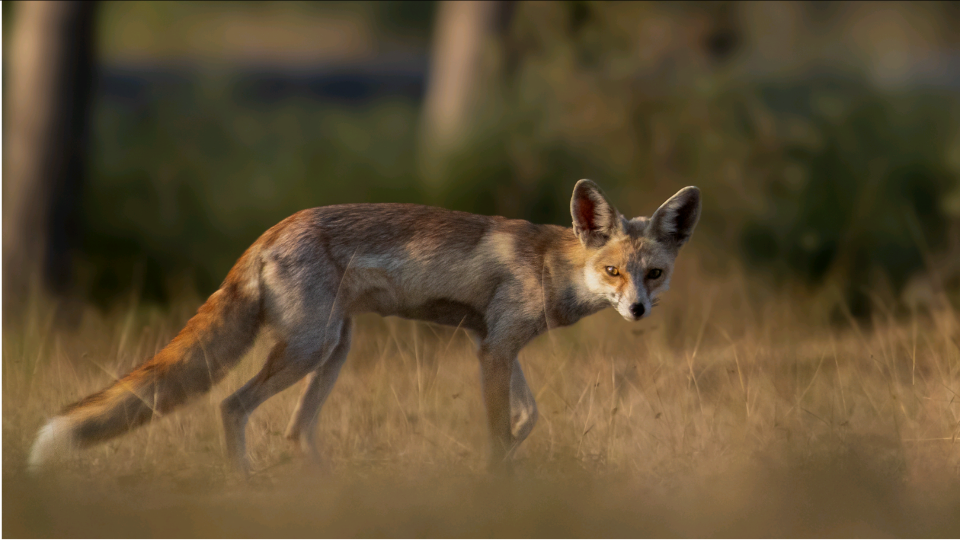
#> input picture content-archive/video/desert_fox/img/f1.png, 1920 x 1080 px, given in place of a9b048a2-image.jpg, which was not available (shown at 1/2 size)
$ python runall.py
#> lines starting #> are read from the running program, lines starting #| are printed output that depends on the picture; after the words box and inside, x2 and y2 are one past the last pixel; in counts of white or black regions, pixels touching at a corner belong together; pictures that were not available may be replaced by others from this repository, and a replacement may not be noted
### content-archive/code/carousels/ref.py
import numpy as np, cv2, sys
from PIL import Image, ImageDraw, ImageFont, ImageFilter
U="/root/.claude/uploads/530e917f-6900-5386-87f2-01588fc50eb7/"
FL=["420b43f0","fbef6e8d","2b628c77","7934ba9e","d9b4f677","a3ed0078","a9b048a2","95e895d5","a8dfbe30","cba82924","4402c392"]
FD="fonts/"; OUT="ref/"
W,H=1080,1440
CREAM=(244,238,226); GOLD=(226,184,104); GREY=(190,186,176); BG=(10,12,10)
anton=lambda s:ImageFont.truetype(FD+"Anton-Regular.ttf",int(s))
bc=lambda s:ImageFont.truetype(FD+"BarlowCondensed-Medium.ttf",int(s))
bcs=lambda s:ImageFont.truetype(FD+"BarlowCondensed-SemiBold.ttf",int(s))
bar=lambda s:ImageFont.truetype(FD+"Barlow-Regular.ttf",int(s))
barm=lambda s:ImageFont.truetype(FD+"Barlow-Medium.ttf",int(s))
def corm(s):
    f=ImageFont.truetype(FD+"CormorantGaramond-Italic[wght].ttf",int(s))
    try: f.set_variation_by_axes([500])
    except Exception: pass
    return f

def load_subject(i,xr=None):
#> called with i = 6
    src=Image.open(U+FL[i]+"-image.jpg").convert("RGB")
#> src is the input picture: PIL image 1920x1080 RGB; mean R, G, B 94.3, 77.8, 50.2
    a=np.array(Image.open(f"cut/{i}.png").split()[-1])
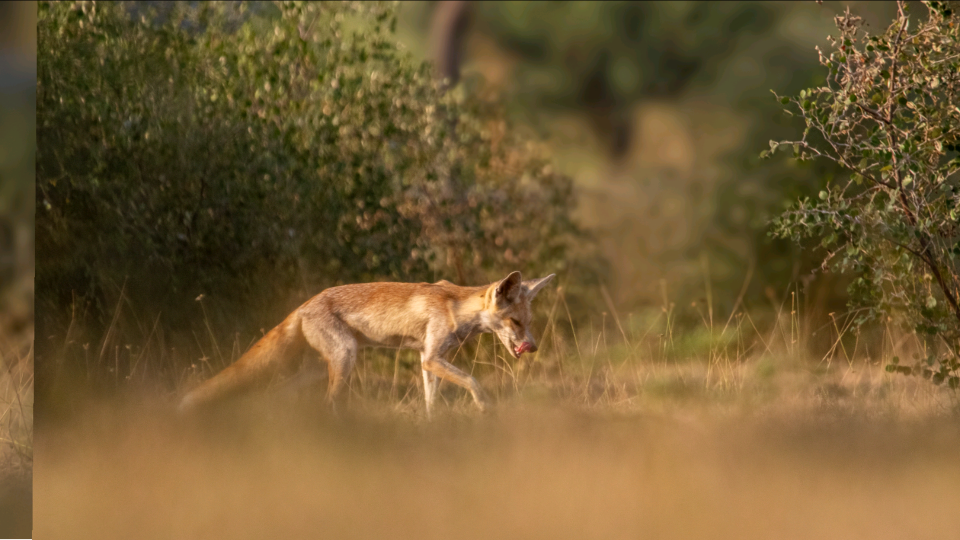
#> input picture content-archive/video/desert_fox/img/f2.png, 1920 x 1080 px, given in place of 6.png, which was not available (shown at 1/2 size)
    b=(a>127).astype(np.uint8)
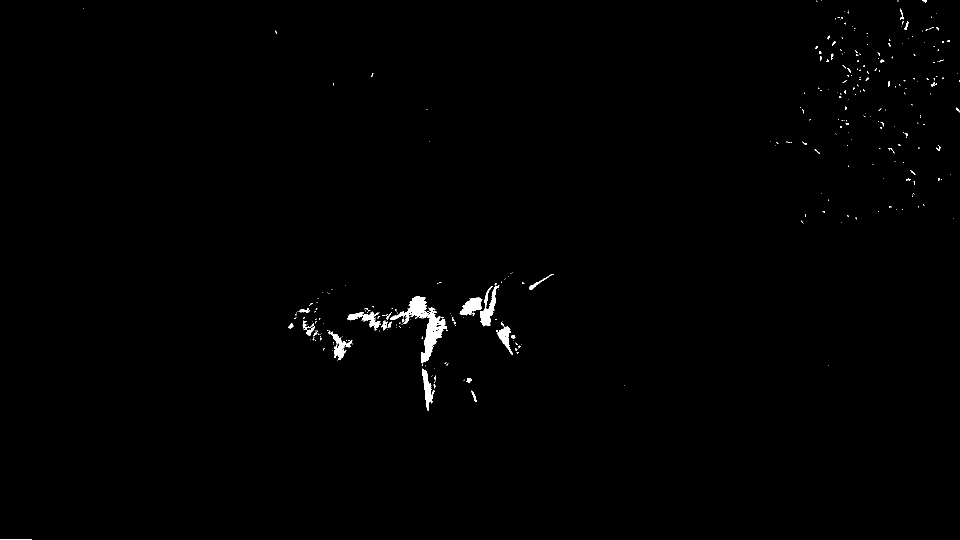
#> b: shape (1080, 1920) (shown at 1/2 size); values 0 (black) and 1 (white), 0.59% white; 339 white regions (292 under 20 px), largest, box (x1, y1, x2, y2) and area: (842, 626, 894, 727) 2149, (780, 592, 858, 648) 1559, (960, 570, 999, 653) 1187
    if xr:
        b[:, :int(xr[0]*b.shape[1])]=0; b[:, int(xr[1]*b.shape[1]):]=0
    # keep only components above 1% of the largest
    n,lab,st,_=cv2.connectedComponentsWithStats(b,8)
#> lab: shape (1080, 1920) int32; 340 distinct labels, from 0 to 339
#> n = 340; st = 340 rows, first 6: [0, 0, 1920, 1080, 2061315], [1633, 1, 2, 2, 3], [1643, 1, 1, 1, 1], [1795, 1, 2, 2, 4], [1844, 1, 10, 4, 23], [167, 16, 1, 1, 1]
    if n>1:
        big=st[1:,4].max(); keep=[k+1 for k in range(n-1) if st[k+1,4]>=0.01*big]
#> after `big = st[1:, 4].max()`: big = 2149
#> after `keep = [k + 1 for k in range(n - 1) if st[k + 1, 4] >= 0.01 * big]`: keep = 42 values from 4 to 339
        b=np.isin(lab,keep).astype(np.uint8)
    ys,xs=np.where(b>0); bw,bh=xs.max()-xs.min(),ys.max()-ys.min()
#> after `ys, xs = np.where(b > 0)`: ys = 10803 values from 1 to 1079; xs = 10803 values, max 1919 at index 382, min 0 at index 10675, mean 892.4
#> after `bw, bh = (xs.max() - xs.min(), ys.max() - ys.min())`: bw = 1919; bh = 1078
    k=max(3,int(0.035*max(bw,bh))|1)
#> k = 67
    b=cv2.morphologyEx(b,cv2.MORPH_CLOSE,cv2.getStructuringElement(cv2.MORPH_ELLIPSE,(k,k)))
#> b: shape (1080, 1920); values 0 (black) and 1 (white), 1.1% white; 16 white regions, largest, box (x1, y1, x2, y2) and area: (576, 570, 1031, 822) 20315, (1800, 0, 1854, 60) 1149, (1640, 83, 1671, 122) 460
    # fill holes
    ff=b.copy(); h_,w_=ff.shape; m=np.zeros((h_+2,w_+2),np.uint8); cv2.floodFill(ff,m,(0,0),2)
#> after `h_, w_ = ff.shape`: h_ = 1080; w_ = 1920
#> after `cv2.floodFill(ff, m, (0, 0), 2)`:
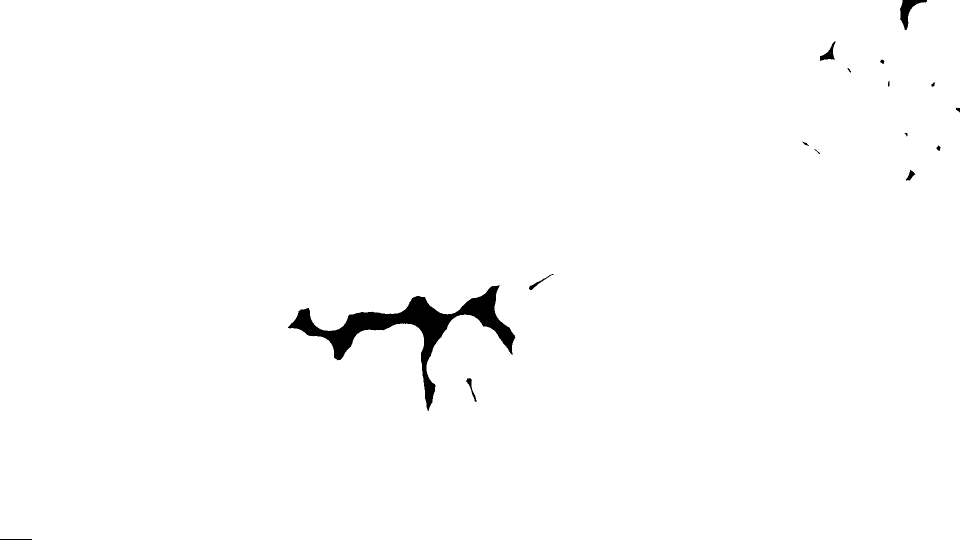
#> ff: shape (1080, 1920) (shown at 1/2 size); values 1 (black) and 2 (white), 98.9% white; 16 black regions, largest, box (x1, y1, x2, y2) and area: (576, 570, 1031, 822) 20315, (1800, 0, 1854, 60) 1149, (1640, 83, 1671, 122) 460
    b=np.where(ff==2,0,1).astype(np.uint8)
    alpha=cv2.GaussianBlur(b.astype(np.float32)*255,(0,0),1.6)
    return src,alpha,(xs.min(),ys.min(),xs.max(),ys.max())

def gold_tex(seed=1):
    rng=np.random.default_rng(seed)
    yy=np.linspace(0,1,H)[:,None]; xx=np.linspace(0,1,W)[None,:]
    top=np.array([252,232,170],np.float32); bot=np.array([206,160,84],np.float32)
    base=top[None,None,:]*(1-yy[:,:,None])+bot[None,None,:]*yy[:,:,None]
    base=base*(0.96+0.08*xx[:,:,None])
    def nz(s):
        n=rng.normal(0,1,(H,W)).astype(np.float32); return cv2.GaussianBlur(n,(0,0),s)
    n1=nz(40); n1/=np.abs(n1).max()
    n2=nz(10); n2/=np.abs(n2).max()
    ridge=np.abs(nz(5)-nz(12)); ridge/=ridge.max()
    fine=rng.normal(0,1,(H,W)).astype(np.float32)
    tex=base*(1+0.12*n1[:,:,None]+0.07*n2[:,:,None])+(ridge[:,:,None]**2)*34-8+fine[:,:,None]*5
    return np.clip(tex,0,255)
TEX=gold_tex()

# [7 lines left out: function wrap_text, not called in this run]

def title_block(lines,cap):
    probe=ImageDraw.Draw(Image.new("L",(10,10)))
    f100=anton(100); wmax=max(probe.textlength(l,font=f100) for l in lines)
    size=min(920/wmax*100,cap)
    f=anton(size); asc,desc=f.getmetrics()
    capH=f.getbbox("H")[3]-f.getbbox("H")[1]
    lh=capH*1.12
    return f,size,capH,lh,len(lines)*lh-(lh-capH)

def build(idx,lead,lines,sub,facts,counter,fname,cap=None,subject_xshift=0,bird_bottom=1130,force_title_top=None,sub_side=None,bg_fill=None,xr=None,bh_t=520,footer_text=None):
    src,alpha,(bx0,by0,bx1,by1)=load_subject(idx,xr)
#> bx0 = 0; by0 = 1; bx1 = 1919; by1 = 1079
    Ws,Hs=src.size; bw,bh=bx1-bx0,by1-by0; bcx=(bx0+bx1)/2
#> after `Ws, Hs = src.size`: Ws = 1920; Hs = 1080
#> after `bw, bh = (bx1 - bx0, by1 - by0)`: bw = 1919; bh = 1078
#> after `bcx = (bx0 + bx1) / 2`: bcx = 959.5
    cap=cap or (380 if len(lines)==1 else 300 if len(lines)==2 else 250)
    f,size,capH,lh,tblock=title_block(lines,cap)
    s=min(980/bw,bh_t/bh,2.3)
#> s = 0.482
    s=max(s,1080/Ws) if Ws*s<1080 else s
#> s = 0.562
    bhs=bh*s
#> bhs = 606.4
    if bhs>=400:
        btop=bird_bottom-bhs
#> btop = 523.6
        ttop=btop+0.5*capH-tblock
#> ttop = 208.5
        if ttop<200: ttop=200; btop=max(btop,ttop+tblock-0.5*capH)
    else:
        ttop=force_title_top or 300
        btop=min(ttop+tblock-0.5*capH,bird_bottom-bhs)
    # place source
    ox=540+subject_xshift-s*bcx; oy=btop-s*by0
#> after `ox = 540 + subject_xshift - s * bcx`: ox = 0.281
#> after `oy = btop - s * by0`: oy = 523.1
    ox=min(0,max(1080-s*Ws,ox)) if s*Ws>=1080 else (1080-s*Ws)/2
#> ox = 0
    sw,sh=int(Ws*s),int(Hs*s)
#> sw = 1080; sh = 607
    ph=src.resize((sw,sh),Image.LANCZOS); al=Image.fromarray(alpha.astype(np.uint8)).resize((sw,sh),Image.LANCZOS)
    ix,iy=int(ox),int(oy)
#> ix = 0; iy = 523
    pl,pt,pr,pb=max(0,ix),max(0,iy),max(0,W-ix-sw),max(0,H-iy-sh)
#> pl = 0; pt = 523; pr = 0; pb = 310
    pa=np.array(ph)
    if pl or pt or pr or pb:
        padded=cv2.copyMakeBorder(pa,min(pt,sh-1),min(pb,sh-1),min(pl,sw-1),min(pr,sw-1),cv2.BORDER_REFLECT_101)
        if padded.shape[0]<sh+pt+pb or padded.shape[1]<sw+pl+pr:
            padded=cv2.copyMakeBorder(padded,0,max(0,sh+pt+pb-padded.shape[0]),0,max(0,sw+pl+pr-padded.shape[1]),cv2.BORDER_REPLICATE)
        blurred=cv2.GaussianBlur(padded,(0,0),30)
        mk=np.zeros(padded.shape[:2],np.float32); mk[pt:pt+sh,pl:pl+sw]=1
        mk=cv2.GaussianBlur(mk,(0,0),25)[:,:,None]
        pad_all=(padded*mk+blurred*(1-mk)).astype(np.uint8)
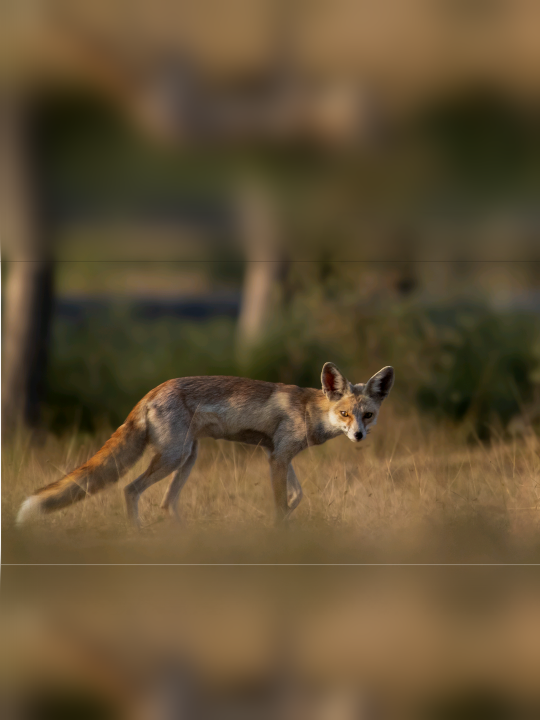
#> pad_all: shape (1440, 1080, 3) (shown at 1/2 size); mean R, G, B 97.6, 79.6, 51.3
    else: pad_all=pa
    ox0=ix-pl; oy0=iy-pt
#> after `ox0 = ix - pl`: ox0 = 0
#> after `oy0 = iy - pt`: oy0 = 0
    cx0=-ox0; cy0=-oy0
#> after `cx0 = -ox0`: cx0 = 0
#> after `cy0 = -oy0`: cy0 = 0
    canvas=Image.fromarray(pad_all[cy0:cy0+H,cx0:cx0+W])
    arr=np.array(canvas).astype(np.float32)
    arr*=0.80
    # vignette + bottom gradient
    yy,xx=np.mgrid[0:H,0:W]; d=np.sqrt(((xx-W/2)/(W/2))**2+((yy-H/2)/(H/2))**2)
    arr*= (1-0.30*np.clip(d-0.5,0,1)**1.4)[:,:,None]
    g=np.clip((yy-1020)/420,0,1)*0.82; arr=arr*(1-g[:,:,None])+np.array(BG,np.float32)*g[:,:,None]
    gt=np.clip((240-yy)/240,0,1)*0.55; arr=arr*(1-gt[:,:,None])+np.array(BG,np.float32)*gt[:,:,None]
    # title (gold) behind subject
    tm=Image.new("L",(W,H),0); td=ImageDraw.Draw(tm)
#> after `tm = Image.new('L', (W, H), 0)`: tm: PIL image 1080x1440 L; every value is 0
    ys=ttop
#> ys = 208.5
    for ln in lines:
        td.text((64,ys),ln,font=f,fill=255,anchor="la")
        # Anton top bearing: adjust so cap top == ys
        ys+=lh
#> this loop made 3 passes
#> ys on passes 1 to 3: 337.3, 466.1, 594.9
#> after the loop, ys = 594.9
    # shift: compensate font bearing
    bb=f.getbbox("H"); off=bb[1]
    tm=Image.new("L",(W,H),0); td=ImageDraw.Draw(tm); ys=ttop-off
#> after `ys = ttop - off`: ys = 176.5
    for ln in lines: td.text((64,ys),ln,font=f,fill=255,anchor="la"); ys+=lh
#> this loop made 3 passes
#> ys on passes 1 to 3: 305.3, 434.1, 562.9
#> after the loop, ys = 562.9
    tmn=np.array(tm).astype(np.float32)/255
    sh_=cv2.GaussianBlur(tmn,(0,0),14)*0.55
    arr=arr*(1-sh_[:,:,None])
    arr=arr*(1-tmn[:,:,None])+TEX*tmn[:,:,None]
    canvas=Image.fromarray(np.clip(arr,0,255).astype(np.uint8))
    # subject on top
    sub_rgb=ph; full_al=Image.new("L",(W,H),0); full_al.paste(al,(int(ox),int(oy)))
    sub_layer=Image.new("RGB",(W,H),(0,0,0)); sub_layer.paste(sub_rgb,(int(ox),int(oy)))
#> after `sub_layer = Image.new('RGB', (W, H), (0, 0, 0))`: sub_layer: PIL image 1080x1440 RGB; every value is 0
#> after `sub_layer.paste(sub_rgb, (int(ox), int(oy)))`:
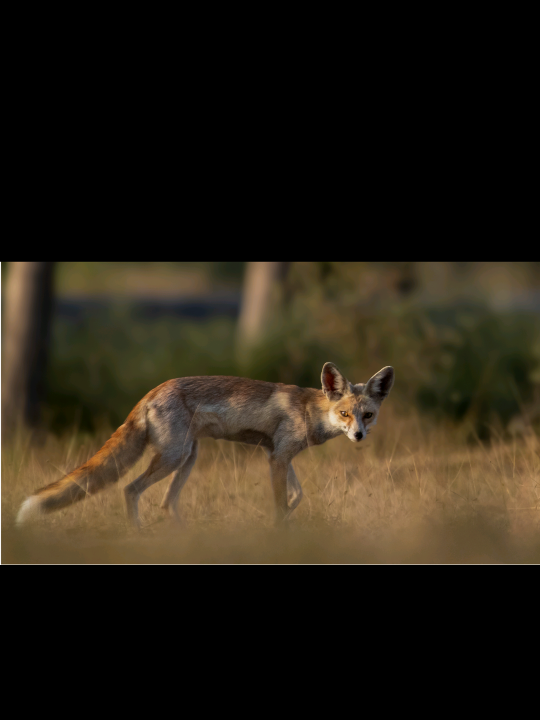
#> sub_layer: PIL image 1080x1440 RGB (shown at 1/2 size); mean R, G, B 39.8, 32.8, 21.2
    canvas=Image.composite(sub_layer,canvas,full_al)
    amask=np.array(full_al).astype(np.float32)/255
    d=ImageDraw.Draw(canvas)
    # lead italic
    d.text((66,ttop-106),lead,font=corm(78),fill=(236,230,214),anchor="la")
    # header
    d.text((64,52),"THE NATURAL ANGLE",font=bcs(26),fill=(220,214,200))
    cnt=counter; tw=d.textlength(cnt,font=bcs(26))+44
#> after `tw = d.textlength(cnt, font=bcs(26)) + 44`: tw = 102.4
    d.rounded_rectangle([W-64-tw,38,W-64,86],radius=24,fill=(20,20,18))
    d.text((W-64-tw+22,48),cnt,font=bcs(26),fill=CREAM)
    # subtitle
    tb=ttop+tblock
#> tb = 581.1
    sf=bc(64); sublines=sub.split("|")
    sw_=max(d.textlength(l,font=sf) for l in sublines); sh2=len(sublines)*62
#> after `sw_ = max((d.textlength(l, font=sf) for l in sublines))`: sw_ = 631.9
    cands=[(64,tb+30),(W-64-sw_,tb+30),(W-64-sw_,ttop-sh2-6)]
#> cands = [(64, 611.1), (384.1, 611.1), (384.1, 78.52)]
    best=None
    for (cx_,cy_) in cands:
        x0_,y0_,x1_,y1_=int(cx_),int(cy_),int(cx_+sw_),int(cy_+sh2)
        reg=amask[max(0,y0_):min(H,y1_),max(0,x0_):min(W,x1_)]
        ov=reg.mean() if reg.size else 1
        if best is None or ov<best[0]: best=(ov,cx_,cy_)
#> this loop made 3 passes
#> (cx_, cy_, x0_, y0_, x1_, y1_, ov, best) on pass 1: (64, 611.1, 64, 611, 695, 735, 0, (0, 64, 611.1))
#> (cx_, cy_, x0_, y0_, x1_, y1_, ov) on passes 2 to 3: (384.1, 611.1, 384, 611, 1016, 735, 0.000369), (384.1, 78.52, 384, 78, 1016, 202, 0)
#> pass 2, in build, `reg=amask[max(0,y0_):min(H,y1_),max(0,x0_):min(W,x1_)]`:
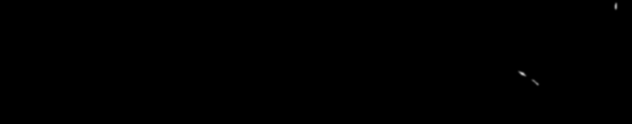
#> reg: shape (124, 632) float32; min 0, max 0.753, mean 0.000369
    ov,sx,sy=best
#> sx = 64; sy = 611.1
    if sub_side=="left": sx,sy=64,tb+30
    if sub_side=="right": sx,sy=W-64-sw_,tb+30
    for k,l in enumerate(sublines):
        d.text((sx if sx==64 else W-64-d.textlength(l,font=sf),sy+k*62),l,font=sf,fill=(205,200,190))
    if footer_text: d.text((64,1262),footer_text,font=corm(52),fill=GOLD)
    # facts
    n=max(1,len(facts)); gap=36; colw=(W-128-gap*(n-1))/n
    fy=1196
    for k,(lab,txt) in enumerate(facts if facts else []):
        x=64+k*(colw+gap)
        d.line([(x,fy),(x,fy+128)],fill=(150,146,134),width=2)
        d.text((x+22,fy-2),lab,font=bcs(22),fill=GOLD)
        ls=wrap_text(d,txt,bar(26),colw-30)
        for j,l in enumerate(ls[:4]): d.text((x+22,fy+30+j*32),l,font=bar(26),fill=CREAM)
    # grain
    arr=np.array(canvas).astype(np.float32)+np.random.default_rng(7).normal(0,5.5,(H,W,1))
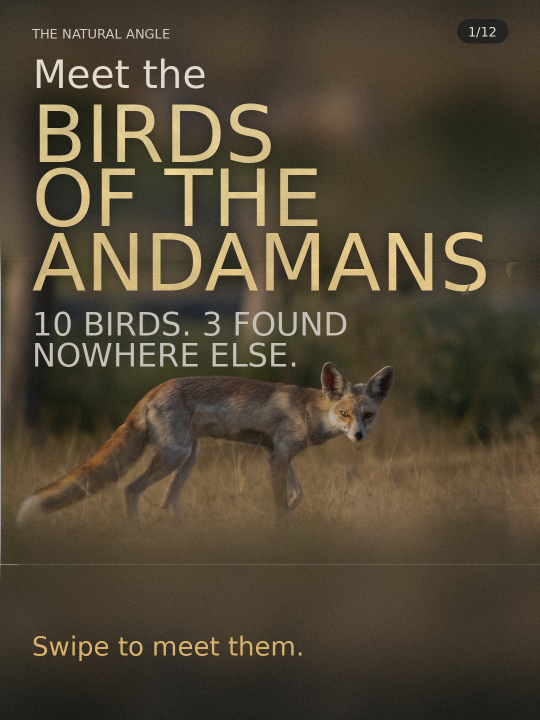
#> arr: shape (1440, 1080, 3) float64 (shown at 1/2 size); mean R, G, B 70.9, 59.8, 40; drawn with min black and max white
    Image.fromarray(np.clip(arr,0,255).astype(np.uint8)).save(OUT+fname,quality=95)
    return ov

# [6 lines that do not run on import are left out]

### content-archive/code/carousels/runall.py

from ref import *
N=12
S=[
 (6,"Meet the",["BIRDS","OF THE","ANDAMANS"],"10 BIRDS. 3 FOUND|NOWHERE ELSE.",[],"1/12","slide1.jpg",dict(footer_text="Swipe to meet them.")),
 (10,"Andaman",["SERPENT","EAGLE"],"ENDEMIC TO|THE ANDAMANS",[("HABITAT","Wet evergreen forest in the interior of the larger islands."),("LOOK FOR","Yellow face, dark body with white spots."),("STATUS","Listed Vulnerable and declining.")],"2/12","slide2.jpg",{}),
 (6,"Andaman",["BULBUL"],"ENDEMIC TO|THE ANDAMANS",[("HABITAT","Evergreen forest, forest edge and thick secondary growth."),("LOOK FOR","Olive-yellow body, dark head and a blue eye ring."),("STATUS","Locally common. Eats small fruit.")],"3/12","slide3.jpg",{}),
 (1,"Andaman",["TEAL"],"ENDEMIC TO|THE ANDAMANS",[("HABITAT","Ponds, tidal creeks, mangroves and brackish swamps."),("LOOK FOR","A small brown duck with a white eye ring."),("STATUS","Near Threatened. Wetlands are being reclaimed.")],"4/12","slide4.jpg",dict(xr=(0.62,1.0),bh_t=330)),
 (7,"Long-tailed",["PARAKEET"],"RED CHEEKS.|LONG TAIL.",[("HABITAT","Forests, swamps, mangroves and partly cleared areas."),("LOOK FOR","Red cheek patch and a black stripe along the neck.")],"5/12","slide5.jpg",{}),
 (8,"Oriental",["DOLLARBIRD"],"RED BILL.|BLUE THROAT.",[("HABITAT","Woodland edges, clearings and open country with large trees."),("LOOK FOR","Red bill and blue throat. Perches openly on high branches.")],"6/12","slide6.jpg",dict(bh_t=420)),
 (9,"Collared",["KINGFISHER"],"BLUE BACK.|WHITE COLLAR.",[("HABITAT","Coastal mangroves, tidal flats and sheltered bays."),("LOOK FOR","Blue back, white collar and a heavy dark bill.")],"7/12","slide7.jpg",{}),
 (5,"Forest",["WAGTAIL"],"WINTER|VISITOR",[("HABITAT","Shaded forest, forest paths and clearings."),("LOOK FOR","Two black bands across a white breast. Wags its tail side to side.")],"8/12","slide8.jpg",{}),
 (4,"Eurasian",["WHIMBREL"],"MIGRANT OF|THE MUDFLATS",[("HABITAT","Intertidal mudflats, shores, marshes and flooded fields."),("LOOK FOR","A long down-curved bill and a striped crown.")],"9/12","slide9.jpg",{}),
 (3,"The",["SNIPE"],"A BILL BUILT|FOR MUD",[("HABITAT","Marshes, wet fields and muddy edges."),("LOOK FOR","A very long bill and a striped head. It probes the mud.")],"10/12","slide10.jpg",dict(bh_t=380)),
 (2,"The",["PIPIT"],"OPEN-GROUND|WALKER",[("HABITAT","Open grassy ground, fields and rocks."),("LOOK FOR","Streaked brown body, thin bill and a pale eyebrow.")],"11/12","slide11.jpg",{}),
]
for (idx,lead,lines,sub,facts,cnt,fn,kw) in S:
#> (the run stopped early here; a loop or call above may not have finished)
